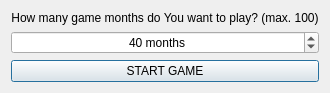
<?xml version="1.0" encoding="UTF-8"?>
<ui version="4.0">
 <class>GameDurationDialog</class>
 <widget class="QDialog" name="GameDurationDialog">
  <property name="geometry">
   <rect>
    <x>0</x>
    <y>0</y>
    <width>306</width>
    <height>86</height>
   </rect>
  </property>
  <property name="windowTitle">
   <string>Dialog</string>
  </property>
  <layout class="QVBoxLayout" name="verticalLayout_2">
   <item>
    <widget class="QLabel" name="label">
     <property name="text">
      <string>How many game months do You want to play? (max. 100)</string>
     </property>
     <property name="alignment">
      <set>Qt::AlignCenter</set>
     </property>
    </widget>
   </item>
   <item>
    <widget class="QSpinBox" name="spinBox">
     <property name="alignment">
      <set>Qt::AlignCenter</set>
     </property>
     <property name="suffix">
      <string> months</string>
     </property>
     <property name="maximum">
      <number>100</number>
     </property>
     <property name="value">
      <number>40</number>
     </property>
    </widget>
   </item>
   <item>
    <widget class="QPushButton" name="pushButton">
     <property name="text">
      <string>START GAME</string>
     </property>
    </widget>
   </item>
  </layout>
 </widget>
 <resources/>
 <connections>
  <connection>
   <sender>pushButton</sender>
   <signal>clicked()</signal>
   <receiver>GameDurationDialog</receiver>
   <slot>accept()</slot>
   <hints>
    <hint type="sourcelabel">
     <x>190</x>
     <y>66</y>
    </hint>
    <hint type="destinationlabel">
     <x>231</x>
     <y>83</y>
    </hint>
   </hints>
  </connection>
 </connections>
</ui>
